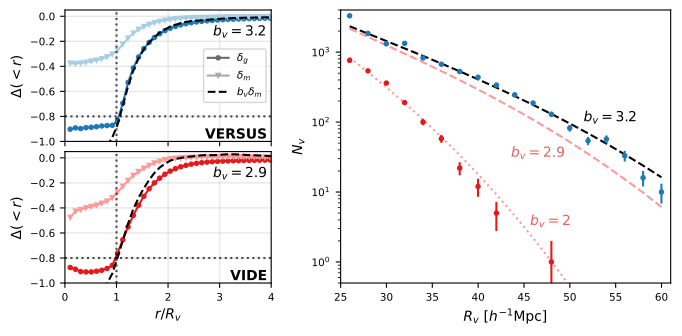

The script that saved this image:
import numpy as np
import matplotlib.pyplot as plt
import matplotlib.gridspec as gridspec
from matplotlib.lines import Line2D

# fig = plt.figure(figsize=(8,4))
fig = plt.figure(figsize=(7,3.5))

gs = gridspec.GridSpec(2, 2, width_ratios=[1, 1.6])

ax1 = fig.add_subplot(gs[0, 0])  # top-left
ax2 = fig.add_subplot(gs[1, 0])  # bottom-left
ax3 = fig.add_subplot(gs[:, 1])  # right, spans both rows
axes = np.array([ax1, ax2, ax3])
plt.setp(ax1.get_xticklabels(), visible=False)

colors = plt.get_cmap("Paired").colors
fs = 10  # fontsize
ms = 3  # markersize
lw = 1.5  # linewidth

biases = [3.2, 2.9]
bias_vide_match = 2
delta_v = -0.8

Nv = {}
# plot density profiles
for (i,vf) in enumerate(['versus', 'vide_cleaned']):
    bias = biases[i]
    append = "" if i > 0 else "_merge_90"
    Nv[vf] = np.load(f"Nv_{vf}{append}.npy")
    for (j,tracer) in enumerate(['g', 'dm']):
        delta = np.load(f"delta_{tracer}_{vf}.npy")
        axes[i].plot(*delta, marker=['o','v'][j], 
                     markersize=ms, lw=lw, 
                     c=colors[4*i+(1-j)])
    axes[i].text(0.98, 0., ["VERSUS", "VIDE"][i],
                 transform=axes[i].transAxes,
                 weight='semibold',
                 ha="right", va="bottom")
    axes[i].plot(delta[0], bias * delta[1], lw=lw,
                 ls='--', c='k')
    axes[i].text(0.98, 0.78, f"$b_v={bias}$",
                 transform=axes[i].transAxes,
                 ha="right", va="bottom")
    axes[i].set_ylabel("$\Delta(<r)$", fontsize=fs)
    axes[i].set_xlim(0, 4)
    axes[i].set_ylim(-1, 0.05)
    axes[i].tick_params(axis='both', which='major', labelsize=fs * 3/4)
    axes[i].tick_params(axis='both', which='minor', labelsize=fs * 3/4)
    axes[i].grid(lw=1., alpha=0.3)
    axes[i].hlines(delta_v, 0, 5, ls=':', color='k', alpha=0.7)
    axes[i].vlines(1, -1, 0.05, ls=':', color='k', alpha=0.7)
ax2.set_xlabel("$r / R_v$", fontsize=fs)

# create legend
labels = ['$\delta_g$', '$\delta_m$', '$b_v \delta_{m}$']
legend_lines = [
    Line2D([0], [0], color='dimgrey', linestyle='-', 
           marker='o', ms=ms),
    Line2D([0], [0], color='darkgrey', linestyle='-', 
           marker='v', ms=ms),
    Line2D([0], [0], color='black', linestyle='--')
]
ax1.legend(legend_lines, labels, loc='right', fontsize=fs * 3/4)

# plot void size function
Nv['theory_versus'] = np.load(f"Nv_theory_bias_{biases[0]}.npy")
Nv['theory_vide'] = np.load(f"Nv_theory_bias_{biases[1]}.npy")
Nv['theory_vide_match'] = np.load(f"Nv_theory_bias_{bias_vide_match}.npy")
ax3.plot(*Nv['theory_versus'], c='k', ls='--')
ax3.plot(*Nv['theory_vide'], c=colors[4], ls='--')
ax3.plot(*Nv['theory_vide_match'], c=colors[4], ls=':')
ax3.errorbar(*Nv['versus'], c=colors[1], 
             ls='none', marker='o', markersize=ms)
ax3.errorbar(*Nv['vide_cleaned'], c=colors[5], 
             ls='none', marker='o', markersize=ms)
ax3.text(0.9, 0.58, f"$b_v={biases[0]}$",
         transform=ax3.transAxes, ha="right", va="bottom")
ax3.text(0.68, 0.45, f"$b_v={biases[1]}$", color=colors[5], alpha=0.7,
         transform=ax3.transAxes, ha="right", va="bottom")
ax3.text(0.7, 0.2, f"$b_v={bias_vide_match}$", color=colors[5], alpha=0.7,
         transform=ax3.transAxes, ha="right", va="bottom")
ax3.set_yscale('log')
ax3.set_ylim(0.5, 4e3)
ax3.set_ylabel('$N_v$', fontsize=fs)
ax3.set_xlabel('$R_v$ [$h^{-1}$Mpc]', fontsize=fs)
ax3.set_xlim(25, 61)
ax3.tick_params(axis='both', which='major', labelsize=fs * 3/4)
ax3.tick_params(axis='both', which='minor', labelsize=fs * 3/4)

plt.tight_layout(h_pad=0.3)
plt.savefig("Figure8.pdf", bbox_inches="tight")
plt.show()
